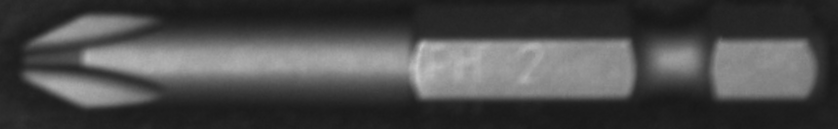
#> input picture fpm_core/Test Images/20220611.bmp, 838 x 129 px
$ python make_test_images.py --image 'Test Images/20220611.bmp'
#> lines starting #> are read from the running program, lines starting #| are printed output that depends on the picture
r"""Synthetic test-image generator for fpm (with ground truth).

Builds a Source scene by pasting a Template at known positions/angles, optionally with
rotation, extra instances, brightness change and Gaussian noise. Saves:
    out/src.png, out/tmpl.png, out/ground_truth.json

Why: template matching is best validated against *known* placements — you can then
measure position/angle error instead of eyeballing. With --verify it runs fpm and
reports the error against ground truth.

Examples:
    # Use a region of an existing image as the template:
    python make_test_images.py --image "Test Images/Src1.bmp" --crop 1709 1610 466 135 ^
        --angle 20 --instances 3 --noise 8 --out out

    # No input image -> generate a synthetic textured template:
    python make_test_images.py --angle 30 --instances 2 --verify
"""
import argparse
import json
import os
import random

import numpy as np
from PIL import Image


# [12 lines left out: function synthetic_template, not called in this run]


def make_scene(tmpl, scene_w, scene_h, placements, noise, brightness, bg, seed):
    rng = np.random.default_rng(seed)
    if bg == "noise":
        arr = rng.integers(60, 180, size=(scene_h, scene_w, 3), dtype=np.uint8)
        scene = Image.fromarray(arr, "RGB")
    else:
        scene = Image.new("RGB", (scene_w, scene_h), (128, 128, 128))

    gt = []
    for (cx, cy, ang) in placements:
        rot = tmpl.rotate(ang, expand=True, resample=Image.BICUBIC)
        rw, rh = rot.size
        # rotate() fills corners black; build a mask so only the template pastes.
        mask = tmpl.convert("L").point(lambda _: 255)
        mask = mask.rotate(ang, expand=True, resample=Image.BICUBIC)
        x = int(round(cx - rw / 2))
        y = int(round(cy - rh / 2))
        scene.paste(rot, (x, y), mask)
        gt.append({"center": [float(cx), float(cy)], "angle": float(ang)})

    arr = np.asarray(scene, dtype=np.float32)
    if brightness != 0:
        arr += brightness
    if noise > 0:
        arr += rng.normal(0, noise, arr.shape)
    arr = np.clip(arr, 0, 255).astype(np.uint8)
    return Image.fromarray(arr, "RGB"), gt


def main():
    ap = argparse.ArgumentParser(description="Generate fpm test images with ground truth.")
    ap.add_argument("--image", help="Source image to crop the template from (optional).")
    ap.add_argument("--crop", nargs=4, type=int, metavar=("X", "Y", "W", "H"),
                    help="Crop box for the template (with --image).")
    ap.add_argument("--scene", nargs=2, type=int, default=(1280, 960),
                    metavar=("W", "H"), help="Scene size. Default 1280x960.")
    ap.add_argument("--angle", type=float, default=0.0,
                    help="Rotation (deg) of the first instance.")
    ap.add_argument("--instances", type=int, default=1, help="Number of pasted copies.")
    ap.add_argument("--noise", type=float, default=5.0, help="Gaussian noise sigma.")
    ap.add_argument("--brightness", type=float, default=0.0, help="Brightness offset.")
    ap.add_argument("--bg", choices=["gray", "noise"], default="noise",
                    help="Background fill.")
    ap.add_argument("--seed", type=int, default=42)
    ap.add_argument("--out", default="out", help="Output folder.")
    ap.add_argument("--verify", action="store_true",
                    help="Run fpm and report error vs ground truth.")
    args = ap.parse_args()

    random.seed(args.seed)

    if args.image:
        src = Image.open(args.image).convert("RGB")
        if args.crop:
            x, y, w, h = args.crop
            tmpl = src.crop((x, y, x + w, y + h))
        else:  # default: center 1/4 region
            W, H = src.size
#> W = 838; H = 129
            tmpl = src.crop((W // 2 - W // 8, H // 2 - H // 8,
                             W // 2 + W // 8, H // 2 + H // 8))
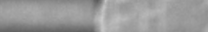
#> tmpl: PIL image 208x32 RGB; min 92, max 201, mean 153.7
    else:
        tmpl = synthetic_template(seed=args.seed)

    sw, sh = args.scene
    tw, th = tmpl.size
#> tw = 208; th = 32
    margin = int(max(tw, th) * 0.8) + 10
#> margin = 176
    placements = []
    for i in range(max(1, args.instances)):
        cx = random.randint(margin, max(margin + 1, sw - margin))
        cy = random.randint(margin, max(margin + 1, sh - margin))
        ang = args.angle if i == 0 else round(random.uniform(-args.angle, args.angle), 1)
        placements.append((cx, cy, ang))
#> after the loop, placements = [(830, 290, 0)]

    scene, gt = make_scene(tmpl, sw, sh, placements, args.noise,
                           args.brightness, args.bg, args.seed)
#> in make_scene, `scene = Image.fromarray(arr, "RGB")`:
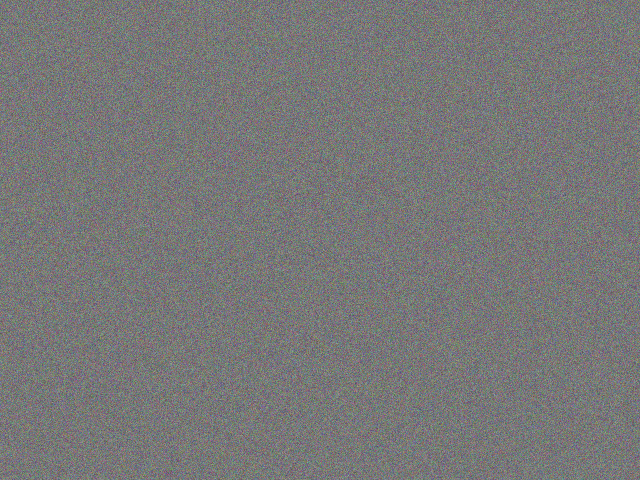
#> scene: PIL image 1280x960 RGB (shown at 1/2 size); mean R, G, B 119.5, 119.5, 119.5
#> after the loop in make_scene, `for (cx, cy, ang) in placements:`: gt = 1 item
#> gt = 1 item

    os.makedirs(args.out, exist_ok=True)
    src_path = os.path.join(args.out, "src.png")
    tmpl_path = os.path.join(args.out, "tmpl.png")
    gt_path = os.path.join(args.out, "ground_truth.json")
    scene.save(src_path)
    tmpl.save(tmpl_path)
    with open(gt_path, "w", encoding="utf-8") as f:
        json.dump({"template_size": [tw, th], "instances": gt}, f, indent=2)

    print(f"Wrote:\n  {src_path}  ({sw}x{sh})\n  {tmpl_path}  ({tw}x{th})\n  {gt_path}")
#| Wrote:
#|   out/src.png  (1280x960)
#|   out/tmpl.png  (208x32)
#|   out/ground_truth.json
    print("Ground truth:")
    for g in gt:
        print(f"  center=({g['center'][0]:.1f},{g['center'][1]:.1f})  angle={g['angle']:.1f}")
#> this loop made 1 pass
#|   center=(830.0,290.0)  angle=0.0

    if args.verify:
        _verify(src_path, tmpl_path, gt, args.angle)


# [36 lines left out: function _verify, not called in this run]


if __name__ == "__main__":
    main()

$ run again, on fpm_core/Test Images/Dst5.bmp
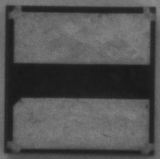
#> input picture fpm_core/Test Images/Dst5.bmp, 160 x 159 px
#> in main, src is the input picture: PIL image 160x159 RGB; min 22, max 140, mean 82.5
#> in main, `tmpl = src.crop((W // 2 - W // 8, H // 2 - H // 8, W // 2 + W // 8, H ..`:
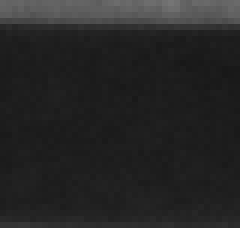
#> tmpl: PIL image 40x38 RGB (shown 6 times larger); min 24, max 117, mean 37.6
#> after the loop in make_scene, `for (cx, cy, ang) in placements:`: gt = 1 item
#| Wrote:
#|   out/src.png  (1280x960)
#|   out/tmpl.png  (40x38)
#|   out/ground_truth.json
#> the loop in main, `for g in gt:` made 1 pass
#> g on pass 1: {'center': [270, 67], 'angle': 0}
#> (printed output is left out)
